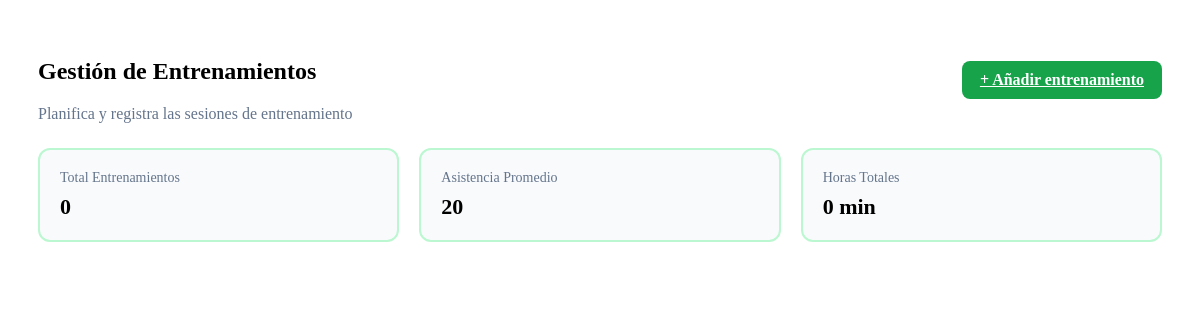
The page /admin/entrenamientos.php on the database as committed earlier.
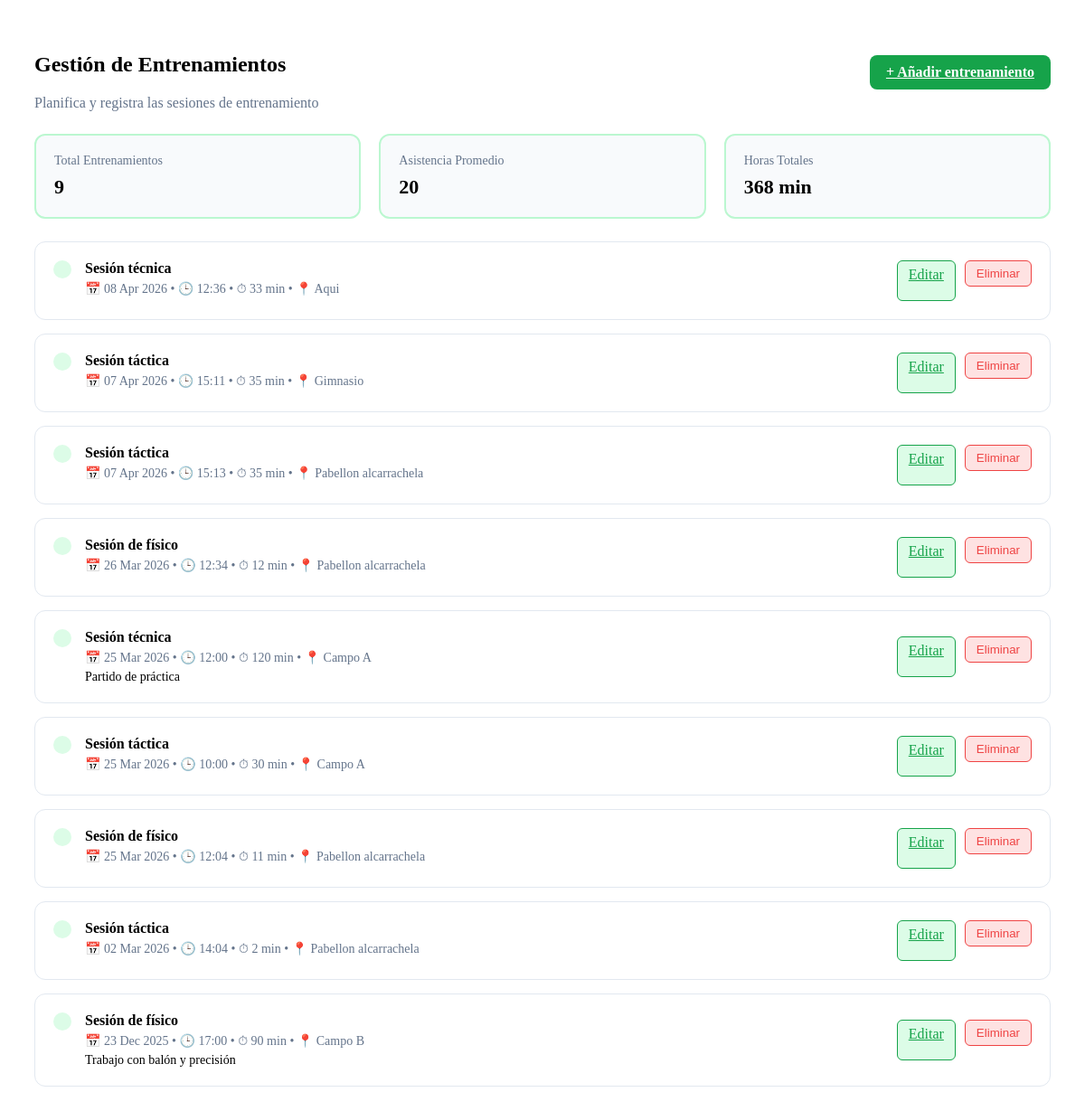
The same page on the database as committed later.
### tables this page shows
CREATE TABLE `entrenamientos` (
  `id` int(11) NOT NULL,
  `club_id` int(11) NOT NULL,
  `titulo` enum('Sesión táctica','Sesión técnica','Sesión pre-partido','Sesión de físico') NOT NULL,
  `descripcion` text DEFAULT NULL,
  `fecha` date NOT NULL,
  `hora` time NOT NULL,
  `duracion` int(11) NOT NULL,
  `lugar` varchar(100) DEFAULT NULL,
  `equipo_id` int(11) DEFAULT NULL
);

### admin/entrenamientos.php (the view, shortened to what this page needs)
<?php
include "../config/conexion.php";
$sql = "SELECT * FROM entrenamientos ORDER BY fecha DESC";
$stmt = $pdo->query($sql);
$entrenamientos = $stmt->fetchAll(PDO::FETCH_ASSOC);
$totalEntrenamientos = count($entrenamientos);
$horasTotales = 0;
foreach($entrenamientos as $e){
    $horasTotales += $e['duracion'];
}
?>
<div class="entrenamientosContenedor">
    <div class="entrenamientosHeader">
        <div>
            <h2>Gestión de Entrenamientos</h2>
            <span style="color:#64748b">Planifica y registra las sesiones de entrenamiento</span>
        </div>
        <a href="añadir_entrenamiento.php" class="btnAñadir">
            + Añadir entrenamiento
        </a>
    </div>
    <div class="estadisticas">
        <div class="estadisticasCard">
            <div class="estadisticasTitle">Total Entrenamientos</div>
            <div class="estadisticasValue"><?= $totalEntrenamientos ?></div>
        </div>
        <div class="estadisticasCard">
            <div class="estadisticasTitle">Asistencia Promedio</div>
            <div class="estadisticasValue">20</div>
        </div>
        <div class="estadisticasCard">
            <div class="estadisticasTitle">Horas Totales</div>
            <div class="estadisticasValue"><?= $horasTotales ?> min</div>
        </div>
    </div>
    <?php foreach($entrenamientos as $e): ?>
    <div class="entrenamientoCard">
        <div class="entrenamientoInfo">
            <div class="icon-box">
            </div>
            <div>
                <div class="entrenamientoTitle"><?= htmlspecialchars($e['titulo']) ?></div>
                <div class="entrenamientoMeta">
                    📅 <?= date("d M Y", strtotime($e['fecha'])) ?>
                    • 🕒 <?= substr($e['hora'],0,5) ?>
                    • ⏱ <?= $e['duracion'] ?> min
                    • 📍 <?= $e['lugar'] ?>
                </div>
                <div class="entrenamientoDescripcion">
                    <?= htmlspecialchars($e['descripcion']) ?>
                </div>
            </div>
        </div>
        <div class="actions">
            <a class="btnEditar" href="editar_entrenamiento.php?id=<?= $e['id'] ?>">Editar</a>
            <form action="eliminar_entrenamiento.php" method="POST">
                <button class="btnBorrar"
                    onclick="return confirm('¿Estás seguro de que deseas eliminar este entrenamiento?')">
                    Eliminar
                </button>
            </form>
        </div>
    </div>
    <?php endforeach; ?>
</div>

### admin/entrenamientos.php (style rules this page uses)
.entrenamientosContenedor { padding: 30px; }
.entrenamientosHeader { display: flex; justify-content: space-between; align-items: center; margin-bottom: 25px; }
.btnAñadir { background: #16a34a; color: white; border: none; padding: 10px 18px; border-radius: 8px; font-weight: bold; cursor: pointer; }
.estadisticas { display: grid; grid-template-columns: repeat(3, 1fr); gap: 20px; margin-bottom: 25px; }
.estadisticasCard { border: 2px solid #bbf7d0; border-radius: 12px; padding: 20px; background: #f8fafc; }
.estadisticasTitle { color: #64748b; font-size: 14px; }
.estadisticasValue { font-size: 22px; font-weight: bold; margin-top: 8px; }
.entrenamientoCard { background: white; border-radius: 12px; padding: 20px; margin-bottom: 15px; display: flex; justify-content: space-between; align-items: center; border: 1px solid #e2e8f0; transition: .2s; }
.entrenamientoInfo { display: flex; gap: 15px; align-items: flex-start; }
.icon-box { background: #dcfce7; color: #16a34a; padding: 10px; border-radius: 10px; font-size: 20px; }
.entrenamientoTitle { font-weight: bold; margin-bottom: 5px; }
.entrenamientoMeta { color: #64748b; font-size: 14px; }
.entrenamientoDescripcion { font-size: 14px; margin-top: 5px; }
.actions { display: flex; gap: 10px; }
.btnEditar { background: #dcfce7; border: 1px solid #16a34a; color: #16a34a; padding: 6px 12px; border-radius: 6px; cursor: pointer; }
.btnBorrar { background: #fee2e2; border: 1px solid #ef4444; color: #ef4444; padding: 6px 12px; border-radius: 6px; cursor: pointer; }

Rows that differ between the two databases and show on the page:
added entrenamientos: titulo "Sesión técnica", fecha "08 Apr 2026", hora "12:36", duracion "33", lugar "Aqui"
added entrenamientos: titulo "Sesión táctica", fecha "07 Apr 2026", hora "15:11", duracion "35", lugar "Gimnasio"
added entrenamientos: titulo "Sesión táctica", fecha "07 Apr 2026", hora "15:13", duracion "35", lugar "Pabellon alcarrachela"
added entrenamientos: titulo "Sesión de físico", fecha "26 Mar 2026", hora "12:34", duracion "12", lugar "Pabellon alcarrachela"
added entrenamientos: titulo "Sesión técnica", fecha "25 Mar 2026", hora "12:00", duracion "120", lugar "Campo A", descripcion "Partido de práctica"
added entrenamientos: titulo "Sesión táctica", fecha "25 Mar 2026", hora "10:00", duracion "30", lugar "Campo A"
added entrenamientos: titulo "Sesión de físico", fecha "25 Mar 2026", hora "12:04", duracion "11", lugar "Pabellon alcarrachela"
added entrenamientos: titulo "Sesión táctica", fecha "02 Mar 2026", hora "14:04", duracion "2", lugar "Pabellon alcarrachela"
added entrenamientos: titulo "Sesión de físico", fecha "23 Dec 2025", hora "17:00", duracion "90", lugar "Campo B", descripcion "Trabajo con balón y precisión"
Other text that changed with them:
$totalEntrenamientos: "0" → "9"
$horasTotales: "0" → "368"
